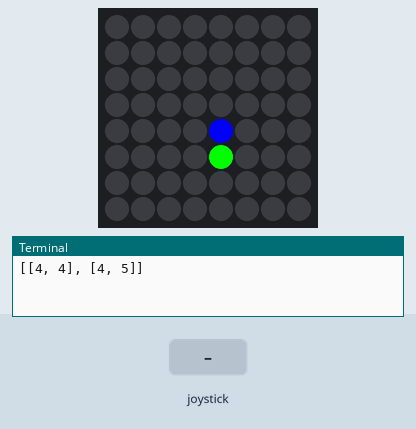
Simulated run of this program. Board: Raspberry Pi (BCM pin numbers) with a Sense HAT. On the bench: the Sense HAT's 8×8 RGB LED matrix, the last lines printed to the terminal. The test bench sets the inputs (shaded band).

Above: at 1.2 s.
1.3 s: joystick pushed up
2.8 s: joystick pushed left
At 4.0 s:
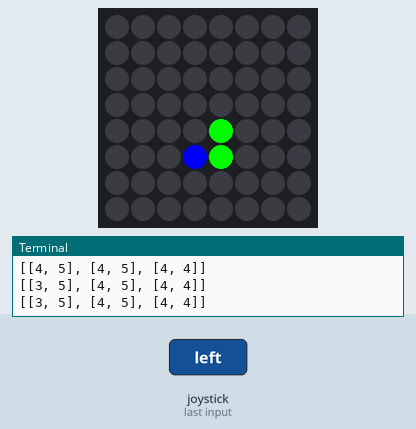
4.3 s: joystick pushed up
At 5.2 s:
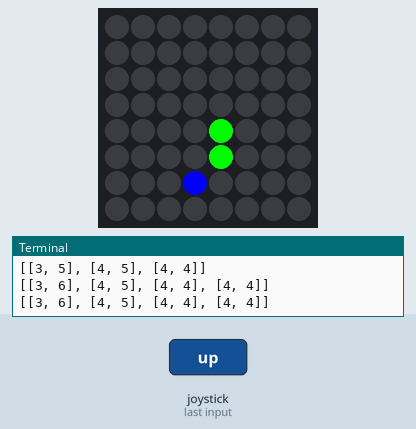
5.8 s: joystick pushed right
At 6.3 s:
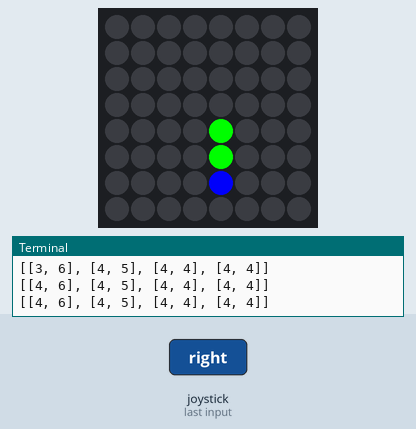
7.3 s: joystick pushed right
At 8.5 s:
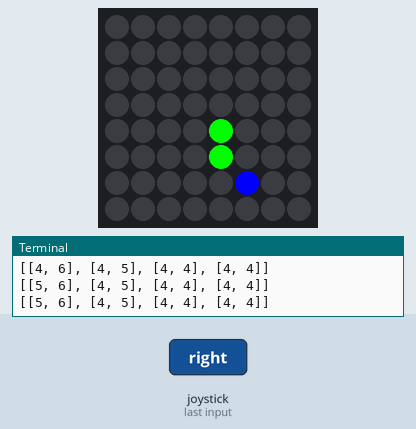
8.8 s: joystick pushed down
At 9.8 s:
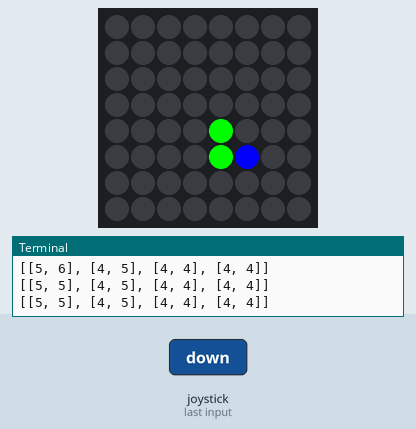
Timing chart, 0 to 11.3 s (numbered marks = the images above; inputs shaded):
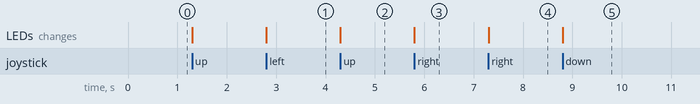

Measured:
- after the input at 2.8 s, the LEDs: change at once (image 1)
- after the input at 4.3 s, the LEDs: change at once (image 2)
- after the input at 5.8 s, the LEDs: change at once (image 3)
- after the input at 7.3 s, the LEDs: change at once (image 4)
- after the input at 8.8 s, the LEDs: change at once (image 5)

The program:

mario.py
```python
from sense_hat import SenseHat, ACTION_PRESSED, ACTION_HELD, ACTION_RELEASED
from signal import pause
import time
import sys

sense = SenseHat()
sense.set_rotation(90)

x = 4
y = 4

snake_segements = [[4, 4], [4, 5]]

def main():
    sense.stick.direction_down = pushed_down
    sense.stick.direction_left = pushed_left
    sense.stick.direction_right = pushed_right
    sense.stick.direction_up = pushed_up
    sense.stick.direction_any = refresh

    refresh()
    pause()

def pushed_up(event):
    if event.action != ACTION_RELEASED:
        move_up()

def pushed_down(event):
    if event.action != ACTION_RELEASED:
        move_down()

def pushed_left(event):
    if event.action != ACTION_RELEASED:
        move_left()

def pushed_right(event):
    if event.action != ACTION_RELEASED:
        move_right()

def refresh():
    sense.clear()
    check_bounds()
    draw_mario()

def draw_mario():
    print(snake_segements)
    for index, coord in enumerate(snake_segements, start=0):
        if index == 0:
            sense.set_pixel(coord[0], coord[1], 39, 24, 242)
        else:
            sense.set_pixel(coord[0], coord[1], 0, 255, 0)

def clamp(value, min_value = 0, max_value = 7):
    return min(max_value, max(min_value, value))

def move_up():
    snake_segements.append([x,y])

    snake_segements[0][1] += 1

def move_down():
    snake_segements[0][1] -= 1

def move_right():
    snake_segements[0][0] += 1

def move_left():
    snake_segements[0][0] -= 1

def check_bounds():
    if (snake_segements[0][0] < 0 or
        snake_segements[0][0] > 7 or
        snake_segements[0][1] < 0 or
        snake_segements[0][1] > 7):
        sense.show_message("GAME OVER")


try:
    main()
except (KeyboardInterrupt, SystemExit):
    print("Program was interupted")
finally:
    sense.clear()
    sys.exit(0)
```
